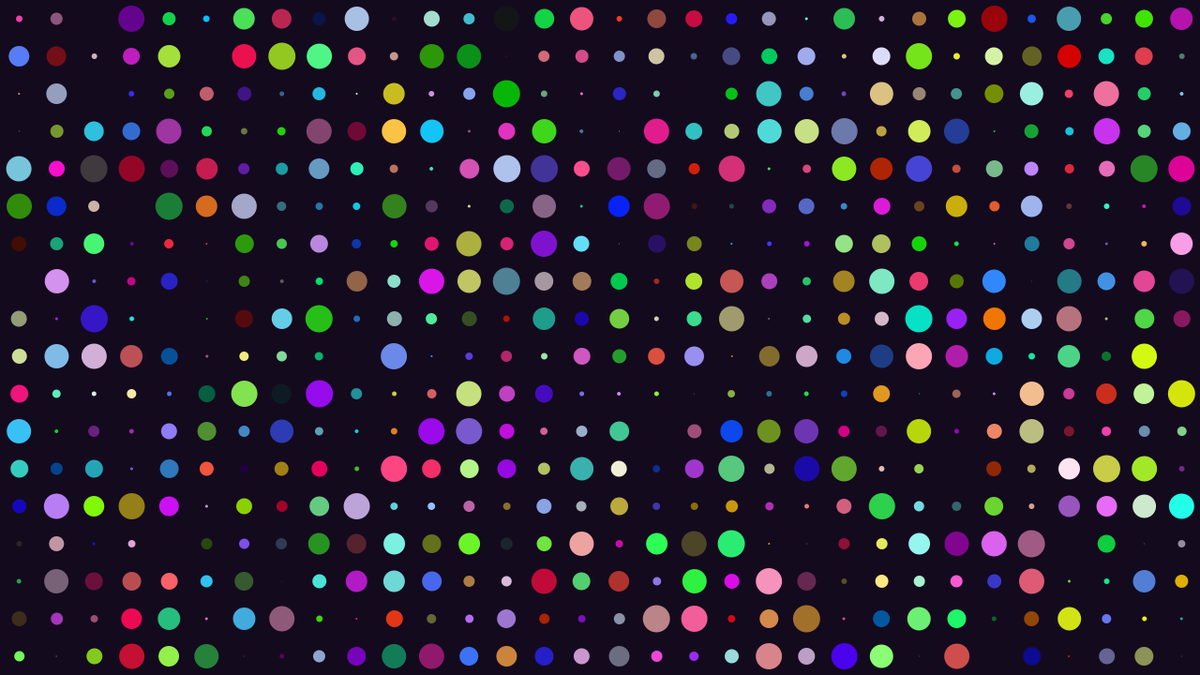
Frame 1 (no input)
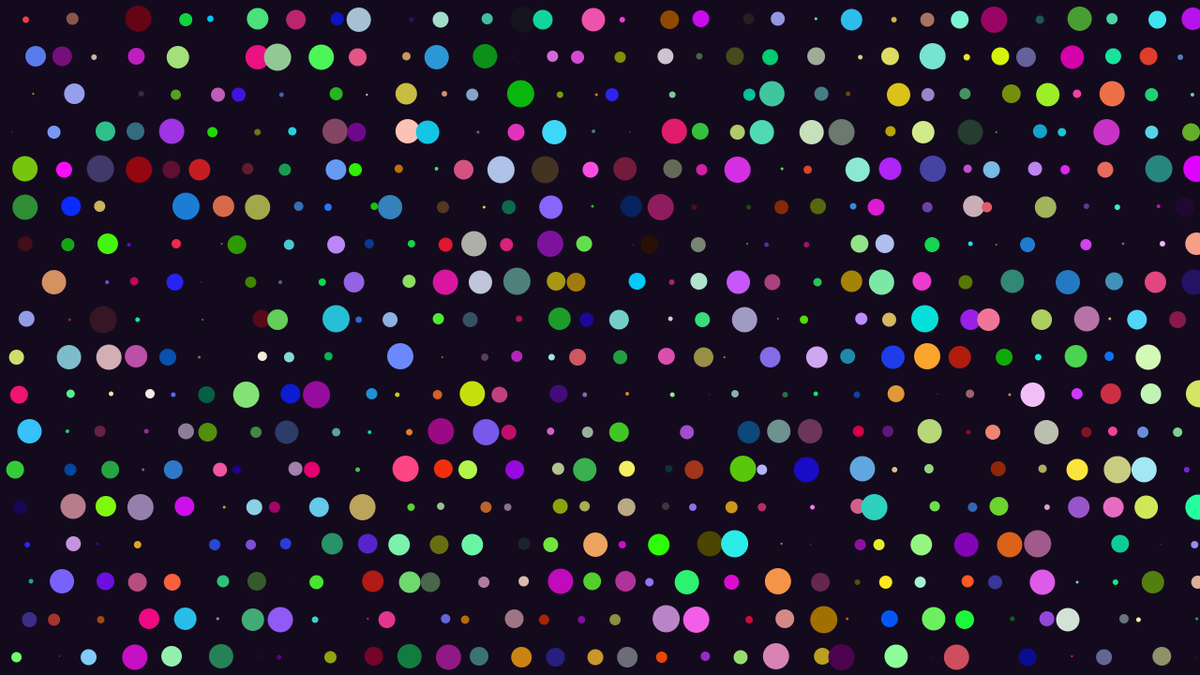
Frame 60 (the mouse pressed at the canvas centre just before this capture)
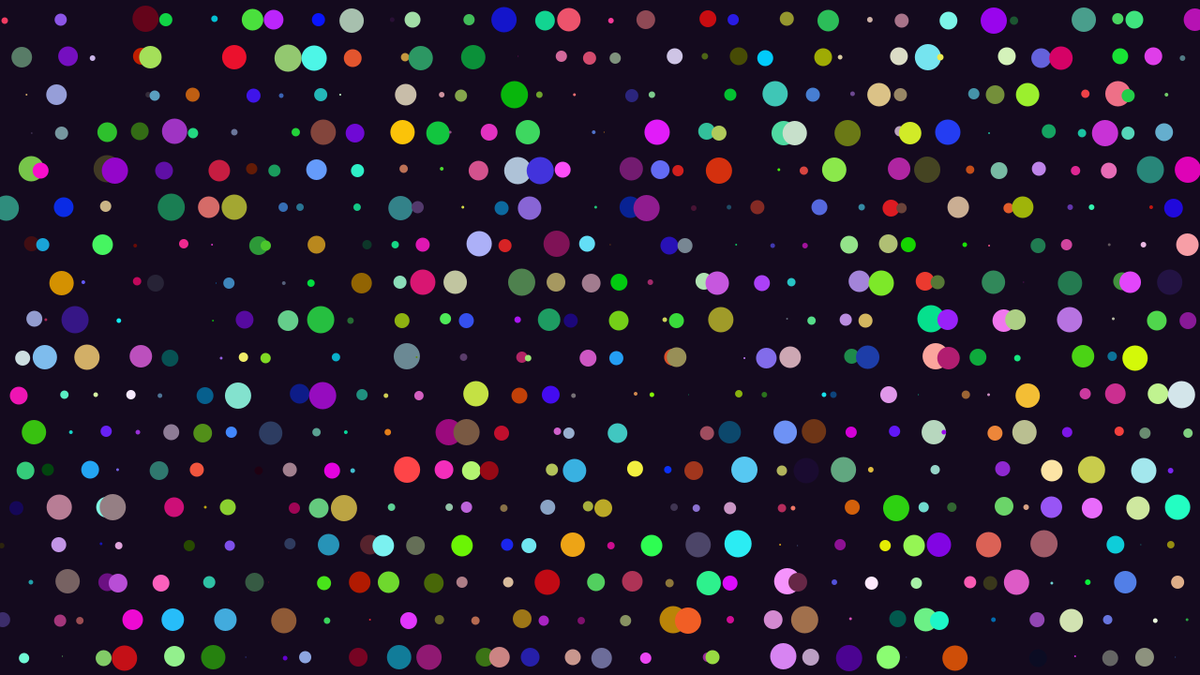
Frame 120 (the mouse held since frame 60 and released just before this capture)

The Processing sketch that drew these frames (run headless with seeded random() and noise(); from frame 60 on, the mouse is pressed at the canvas centre):

// Processing sketch: objectArray
// ── objectArray.pde
int unit = 40;
int count;
Module[] mods;

void setup() {
  size(1280, 720);
  noStroke();
  int wideCount = width / unit;
  int highCount = height / unit;
  count = wideCount * highCount;
  mods = new Module[count];

  int index = 0;
  for (int y = 0; y < highCount; y++) {
    for (int x = 0; x < wideCount; x++) {
      mods[index++] = new Module(x*unit, y*unit, unit/2, unit/2, random(0.05, 0.8), unit);
    }
  }
}

void draw() {
  background(20,10,30);
  for (Module mod : mods) {
    mod.update();
    mod.display();
  }
}


class Module {
  int xOffset;
  int yOffset;
  float x, y;
  int unit;
  int xDirection = 1;
  int yDirection = 1;
  float speed;
  int randomSize;
  int randomColorR;
  int randomColorG;
  int randomColorB;

  // Contructor
  Module(int xOffsetTemp, int yOffsetTemp, int xTemp, int yTemp, float speedTemp, int tempUnit) {
    xOffset = xOffsetTemp;
    yOffset = yOffsetTemp;
    randomSize = (int) random(30);
    randomColorR = (int) random(255);
    randomColorG = (int) random(255);
    randomColorB = (int) random(255);
    x = xTemp;
    y = yTemp;
    speed = speedTemp;
    unit = tempUnit;
  }

  // Custom method for updating the variables
  void update() {
    x = x + (speed * xDirection);
    if (x >= unit || x <= 0) {
      xDirection *= -1;
      x = x + (1 * xDirection);
      y = y + (1 * yDirection);
    }
    if (y >= unit || y <= 0) {
      yDirection *= -1;
      y = y + (1 * yDirection);
    }
  }

  // Custom method for drawing the object
  void display() {
    fill(randomColorR, randomColorG, random(255));
    ellipse(xOffset + x, yOffset + y, randomSize, randomSize);
  }
}
